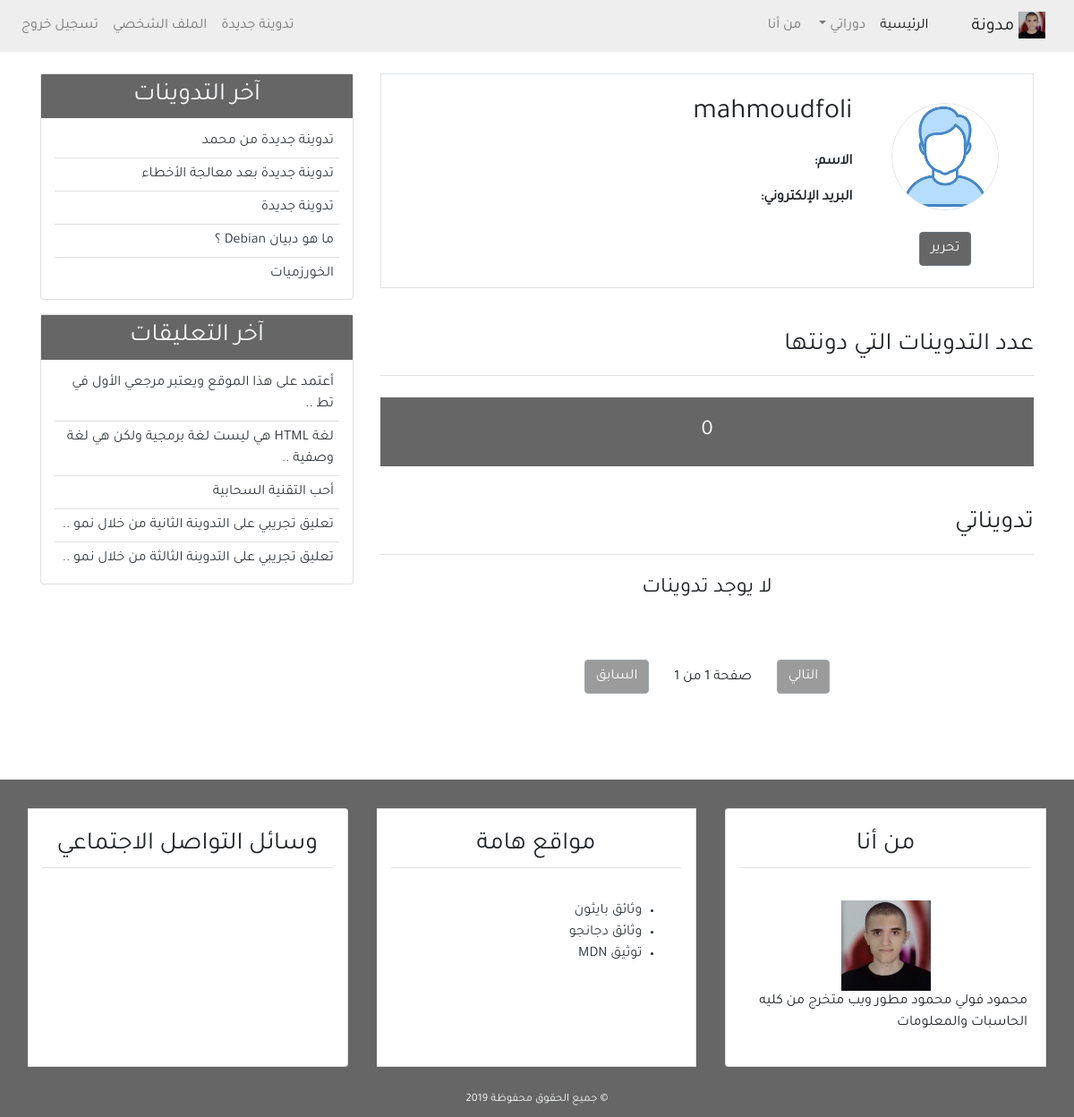
The page /profile/ (signed in) on the database its author committed.
### user/models.py (models this page shows, shortened)
class Profile(models.Model):
    image = models.ImageField(default='default.jpg', upload_to='profile_pics')
    user = models.OneToOneField(User, on_delete=models.CASCADE)

### blog/models.py (models this page shows, shortened)
class Post(models.Model):
    title = models.CharField(max_length=100)
    content = models.TextField()
    post_date = models.DateTimeField(default=timezone.now)
    post_update = models.DateTimeField(auto_now=True)
    author = models.ForeignKey(User, on_delete=models.CASCADE)
    class Meta:
        ordering = ('-post_date', )

class Comment(models.Model):
    name = models.CharField(max_length=50, verbose_name='الاسم')
    email = models.EmailField(verbose_name='البريد الإلكتروني')
    body = models.TextField(verbose_name='التعليق')
    comment_date = models.DateTimeField(auto_now_add=True)
    active = models.BooleanField(default=False)
    post = models.ForeignKey(
        Post, on_delete=models.CASCADE, related_name='comments')
    class Meta:
        ordering = ('-comment_date',)

### user/views.py (the view)
# urls.py: path('profile/', views.profile, name='profile'),
@login_required(login_url='login')
def profile(request):
    posts = Post.objects.filter(author=request.user)
    post_list = Post.objects.filter(author=request.user)
    paginator = Paginator(post_list, 10)
    page = request.GET.get('page')
    try:
        post_list = paginator.page(page)
    except PageNotAnInteger:
        post_list = paginator.page(1)
    except EmptyPage:
        post_list = paginator.page(paginator.num_page)
    return render(request, 'user/profile.html', {
        'title': 'الملف الشخصي',
        'posts': posts,
        'page': page,
        'post_list': post_list,
    })

### blog/templatetags/post_tag.py (called while the page is built)
@register.inclusion_tag('blog/latest_posts.html')
def latest_posts():
    context = {
        'l_posts': Post.objects.all()[0:5],
    }
    return context

@register.inclusion_tag('blog/latest_comments.html')
def latest_comments():
    context = {
        'l_comments': Comment.objects.filter(active=True)[:5],
    }
    return context

### user/templates/user/profile.html (shortened to what this page needs)
{% extends 'blog/base.html' %}
{% block content %}
<div class="border p-4 mb-5">
    <div class="row">
        <div class="col-md-3 text-center">
            <img class="img-fluid rounded-circle border m-2" style="width: 120px; height:120px;"
                src="{{user.profile.image.url}}" alt="{{user.username}}">
            <div class="mt-3">
                <a class="btn btn-secondary bg-secondary" href="{% url 'profile_update' %}"> تحرير</a>
            </div>
        </div>
        <div class="col-md-9">
            <h2 class="mb-4">{{user.username}}</h2>
            <p class="font-weight-bold">الاسم: </p>
            <p class="font-weight-bold">البريد الإلكتروني: </p>
        </div>
    </div>
</div>
<div class="row mb-5">
    <div class="col-md">
        <h3 class="border-bottom pb-3 mb-4">عدد التدوينات التي دونتها</h3>
        <h4 class="bg-secondary text-center p-4 text-light">
            {{posts.count}}
        </h4>
        <h3 class="border-bottom mb-4 pb-3 mt-5">تدويناتي</h3>
        {% for post in post_list %}
        <ul class="pr-2">
            <a class="text-dark" href="{% url 'detail' post.id %}">{{post.title}}</a>
        </ul>
        {% empty %}
        <h4 class="text-center mb-5">لا يوجد تدوينات</h4>
        {% endfor %}
        {% include 'blog/pagination.html' with page=post_list %}
    </div>
</div>
{% endblock content %}

### blog/templates/blog/latest_posts.html
<ul class="list-group-flush latest-post">
    {% for post in l_posts %}
    <li class="list-group-item latest-post-item">
        <a class="text-dark" href="{% url 'detail' post.id %}">{{post.title}}</a>
    </li>
    {% empty %}
    <li class="list-group-item latest-post-item">لا يوجد تدوينات</li>
    {% endfor %}
</ul>

### blog/templates/blog/latest_comments.html
<ul class="list-group-flush latest-comment">
    {% for comment in l_comments %}
    <li class="list-group-item latest-comment-item">
        <a class="text-dark" href="{% url 'detail' comment.post.id %}">
            {% if comment.body|length > 40 %}
            {{comment.body|slice:'45'}} ..
            {% else %}
            {{comment.body}}
            {% endif %}
        </a>
    </li>
    {% empty %}
    <li class="list-group-item latest-comment-item">لا يوجد تعليقات</li>
    {% endfor %}
</ul>

### blog/static/blog/css/main.css (style rules this page uses)
html, body { direction: rtl; text-align: right; }
body { font-family: 'Tajawal', sans-serif; }
.bg-secondary { background-color: #666 !important; }
.latest-post, .latest-comment { padding: 0 15px; }
.latest-post .latest-post-item, .latest-comment .latest-comment-item { padding: 6px; }
.latest-post li:first-child, .latest-comment li:first-child { border-top: 0; }
.latest-post li:last-child, .latest-comment li:last-child { border-bottom: 0; padding-bottom: 0; }

### rows shown on the page
Post: title "تدوينة جديدة من محمد"
Post: title "تدوينة جديدة بعد معالجة الأخطاء"
Post: title "تدوينة جديدة"
Post: title "ما هو دبيان Debian ؟"
Post: title "الخورزميات"
Comment: body "أعتمد على هذا الموقع ويعتبر مرجعي الأول في تط"
Comment: body "لغة HTML هي ليست لغة برمجية ولكن هي لغة وصفية"
Comment: body "أحب التقنية السحابية"
Comment: body "تعليق تجريبي على التدوينة الثانية من خلال نمو"
Comment: body "تعليق تجريبي على التدوينة الثالثة من خلال نمو"

### other values the page prints
{{ user.username }} "mahmoudfoli"
{{ posts.count }} "0"
{{ page.paginator.num_pages }} "1"
